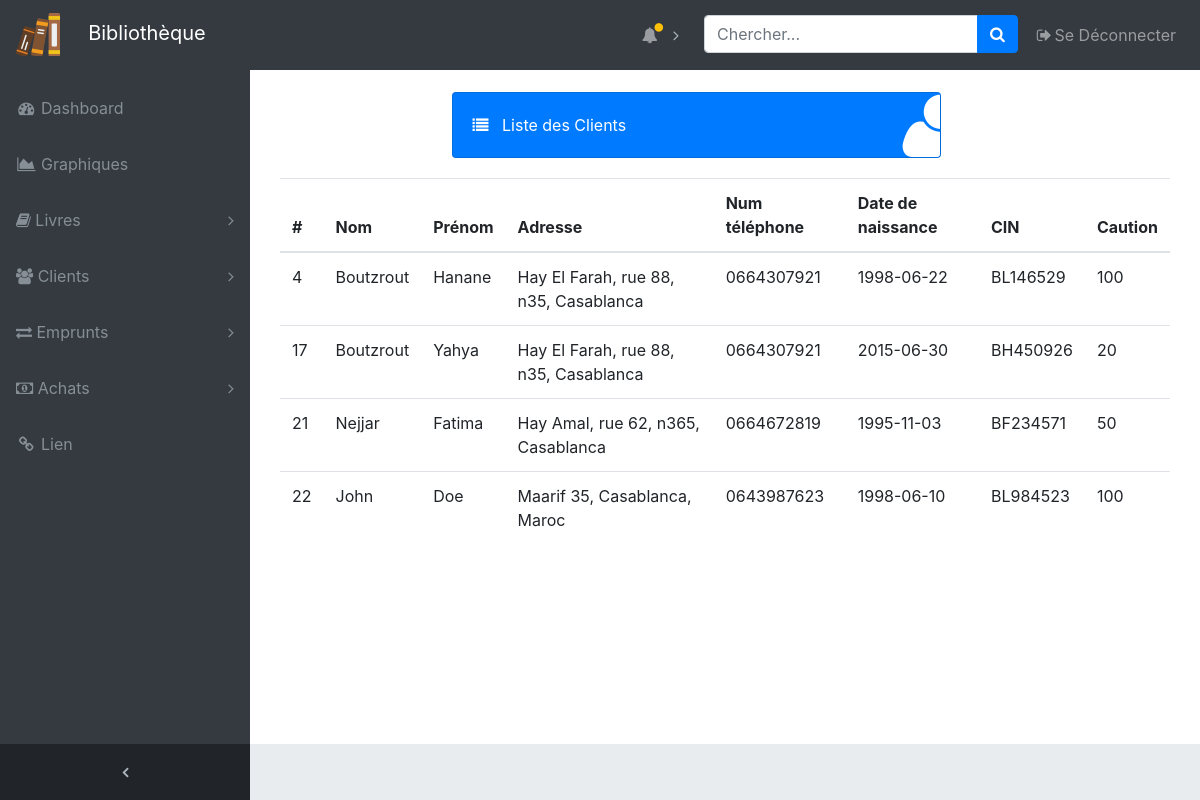
The app's page /admin/liste_clients.php (signed in), older data.
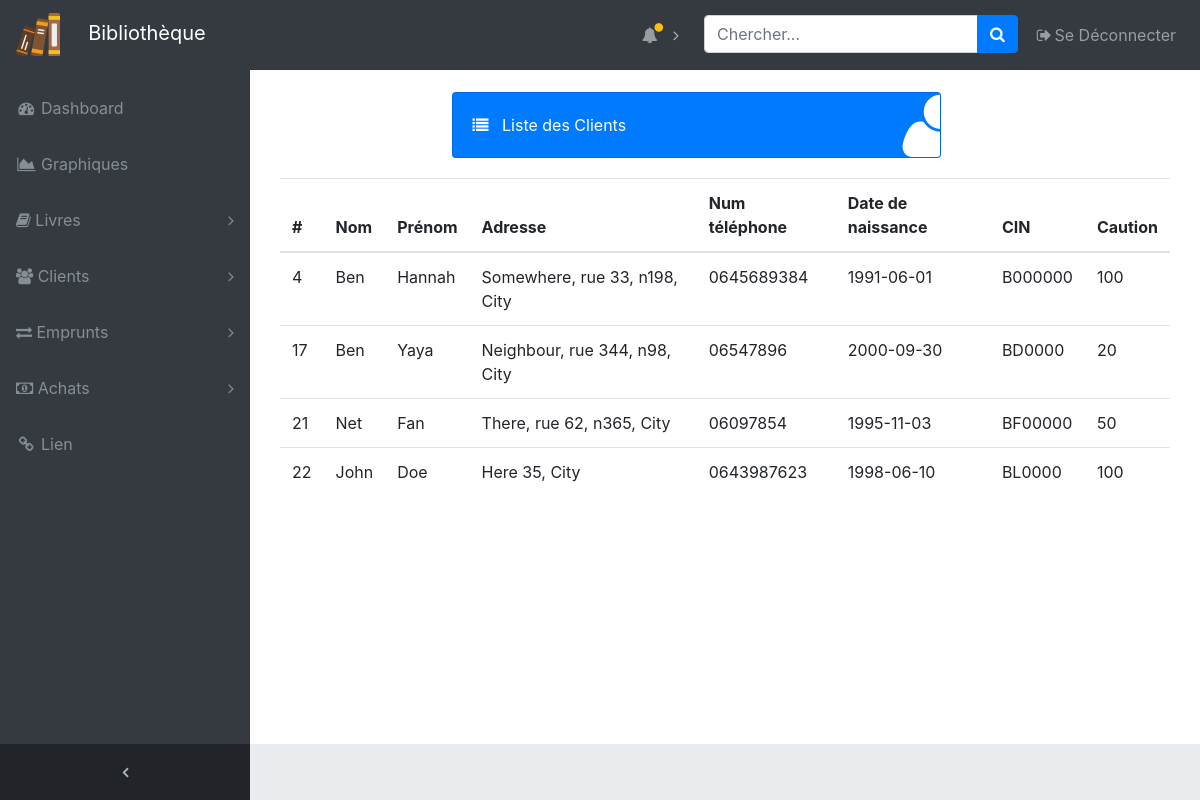
The same page, newer data.
### tables this page shows
CREATE TABLE IF NOT EXISTS `client` (
  `client_id` int(10) NOT NULL AUTO_INCREMENT,
  `username` varchar(30) NOT NULL,
  `password` varchar(30) NOT NULL,
  `nom` varchar(30) DEFAULT NULL,
  `prenom` varchar(30) DEFAULT NULL,
  `adresse` varchar(100) DEFAULT NULL,
  `tel` varchar(30) DEFAULT NULL,
  `cin` varchar(8) DEFAULT NULL,
  `date_naissance` varchar(30) DEFAULT NULL,
  `caution` int(10) DEFAULT NULL,
  `nb_emprunts` int(10) DEFAULT NULL,
  `emprunts` int(10) DEFAULT NULL,
  `permission` int(1) DEFAULT NULL,
  PRIMARY KEY (`client_id`),
  UNIQUE KEY `username` (`username`)
);

### admin/liste_clients.php (the view, shortened to what this page needs)
<?php
require_once "admin.php";
require_once '../modules/connection.php';
$clients = "SELECT * FROM client WHERE username NOT LIKE 'admin';";
$clients = $connect->query($clients);
?>
<!DOCTYPE html>
<html>
<head>
  <link rel="stylesheet" type="text/css" href="style.css">
  <link rel="stylesheet" href="https://maxcdn.bootstrapcdn.com/bootstrap/4.5.2/css/bootstrap.min.css">
  <link rel="stylesheet" href="https://cdnjs.cloudflare.com/ajax/libs/font-awesome/4.7.0/css/font-awesome.min.css">
</head>
<body class="fixed-nav sticky-footer bg-dark" id="page-top">
<div class="content-wrapper">
    <div class="container-fluid">
<div class="container nv-cli">
  <div class="col-xl-7 col-sm-6 mb-3">
          <div class="card text-white bg-primary o-hidden h-100">
            <div class="card-body">
              <div class="card-body-icon">
                <i class="fa fa-user"></i>
              </div>
              <div class="mr-5">
              <span class="fa fa-list"></span> &nbsp;
          Liste des Clients</div>
            </div>
        </div>
    </div>
    <div class="table-responsive">
  <table class="table">
    <thead>
      <tr>
        <th>#</th>
        <th>Nom</th>
        <th>Prénom</th>
        <th>Adresse</th>
        <th>Num téléphone</th>
        <th>Date de naissance</th>
        <th>CIN</th>
        <th>Caution</th>
      </tr>
    </thead>
    <tbody>
    	<?php
    	if($clients->rowCount()) {
            foreach($clients->fetchAll() as $client){
               ?>
      <tr>
        <td><?php echo $client['client_id'] ?></td>
        <td><?php echo $client['nom'] ?></td>
        <td><?php echo $client['prenom'] ?></td>
        <td><?php echo $client['adresse'] ?></td>
        <td><?php echo $client['tel'] ?></td>
        <td><?php echo $client['date_naissance'] ?></td>
        <td><?php echo $client['cin'] ?></td>
        <td><?php echo $client['caution'] ?></td>
      </tr>
      <?php
  }
}
  ?>
    </tbody>
  </table>
  </div>
</div>
</div>
</div>
</body>
</html>

### admin/admin.php (shortened to what this page needs)
<?php
if (isset($_SESSION['admin'])) {
?>
<!DOCTYPE html>
<html>
<head>
  <link rel="stylesheet" type="text/css" href="style.css">
  <link rel="stylesheet" href="https://maxcdn.bootstrapcdn.com/bootstrap/4.5.2/css/bootstrap.min.css">
  <link rel="stylesheet" href="https://cdnjs.cloudflare.com/ajax/libs/font-awesome/4.7.0/css/font-awesome.min.css">
</head>
<body class="fixed-nav sticky-footer bg-dark" id="page-top">
  <nav class="navbar navbar-expand-lg navbar-dark bg-dark fixed-top" id="mainNav">
    <a class="navbar-brand" href="#">
     &nbsp; &nbsp;
    Bibliothèque
    </a>
    <div class="collapse navbar-collapse" id="navbarResponsive">
      <ul class="navbar-nav navbar-sidenav" id="exampleAccordion">
        <li class="nav-item" data-toggle="tooltip" data-placement="right" title="Dashboard">
          <a class="nav-link" href="dashboard.php">
            <i class="fa fa-fw fa-dashboard"></i>
            <span class="nav-link-text">Dashboard</span>
          </a>
        </li>
        <li class="nav-item" data-toggle="tooltip" data-placement="right" title="Graphiques">
          <a class="nav-link" href="dashboard.php #bandes">
            <i class="fa fa-fw fa-area-chart"></i>
            <span class="nav-link-text">Graphiques</span>
          </a>
        </li>
        <li class="nav-item" data-toggle="tooltip" data-placement="right" title="Livres">
          <a class="nav-link nav-link-collapse collapsed" data-toggle="collapse" href="#collapseComponents" data-parent="#exampleAccordion">
            <i class="fa fa-book"></i>
            <span class="nav-link-text">Livres</span>
          </a>
        </li>
        <li class="nav-item" data-toggle="tooltip" data-placement="right" title="Clients">
          <a class="nav-link nav-link-collapse collapsed" data-toggle="collapse" href="#collapseExamplePages" data-parent="#exampleAccordion">
            <i class="fa fa-group"></i>
            <span class="nav-link-text">Clients</span>
          </a>
        </li>
        <li class="nav-item" data-toggle="tooltip" data-placement="right" title="Emprunts">
          <a class="nav-link nav-link-collapse collapsed" data-toggle="collapse" href="#collapseMulti" data-parent="#exampleAccordion">
            <i class="fa fa-exchange"></i>
            <span class="nav-link-text">Emprunts</span>
          </a>
        </li>
        <li class="nav-item" data-toggle="tooltip" data-placement="right" title="Achats">
          <a class="nav-link nav-link-collapse collapsed" data-toggle="collapse" href="#collapseAchats" data-parent="#exampleAccordion">
            <i class="fa fa-money"></i>
            <span class="nav-link-text">Achats</span>
          </a>
        </li>
        <li class="nav-item" data-toggle="tooltip" data-placement="right" title="Lien">
          <a class="nav-link" href="../">
            <i class="fa fa-fw fa-link"></i>
            <span class="nav-link-text">Lien</span>
          </a>
        </li>
      </ul>
      <ul class="navbar-nav sidenav-toggler">
        <li class="nav-item">
          <a class="nav-link text-center" id="sidenavToggler">
            <i class="fa fa-fw fa-angle-left"></i>
          </a>
        </li>
      </ul>
      <ul class="navbar-nav ml-auto">
        <li class="nav-item dropdown">
          <a class="nav-link dropdown-toggle mr-lg-2" id="alertsDropdown" href="#" data-toggle="dropdown" aria-haspopup="true" aria-expanded="false">
            <i class="fa fa-fw fa-bell"></i>
            <span class="indicator text-warning d-none d-lg-block">
              <i class="fa fa-fw fa-circle"></i>
            </span>
          </a>
        </li>
        <li class="nav-item">
          <form class="form-inline my-2 my-lg-0 mr-lg-2">
            <div class="input-group">
              <input class="form-control" type="text" placeholder="Chercher...">
              <span class="input-group-append">
                <button class="btn btn-primary" type="button">
                  <i class="fa fa-search"></i>
                </button>
              </span>
            </div>
          </form>
        </li>
        <li class="nav-item">
          <a class="nav-link" data-toggle="modal" data-target="#exampleModal">
            <i class="fa fa-fw fa-sign-out"></i>Se Déconnecter</a>
        </li>
      </ul>
    </div>
  </nav>
    <footer class="sticky-footer">
    </footer>
</body>
</html>
<?php
}
else
{
  header("location:logout.php");
}
?>

### admin/style.css (style rules this page uses)
html { position: relative; min-height: 100%; }
body { overflow-x: hidden; }
body.sticky-footer { margin-bottom: 56px; }
body.sticky-footer .content-wrapper { min-height: calc(100vh - 56px - 56px); }
body.fixed-nav { padding-top: 56px; }
.content-wrapper { min-height: calc(100vh - 56px); padding-top: 1rem; }
.o-hidden { overflow: hidden !important; }
#mainNav .navbar-collapse { overflow: auto; max-height: 75vh; }
#mainNav .navbar-collapse .navbar-nav .nav-item .nav-link { cursor: pointer; }
#mainNav .navbar-collapse .navbar-sidenav .nav-link-collapse:after { float: right; content: '\f107'; font-family: 'FontAwesome'; }
#mainNav .navbar-collapse .navbar-sidenav .nav-link-collapse.collapsed:after { content: '\f105'; }
#mainNav .navbar-collapse .sidenav-toggler { display: none; }
#mainNav .navbar-collapse .navbar-nav > .nav-item.dropdown > .nav-link { position: relative; min-width: 45px; }
#mainNav .navbar-collapse .navbar-nav > .nav-item.dropdown > .nav-link:after { float: right; width: auto; content: '\f105'; border: none; font-family: 'FontAwesome'; }
#mainNav .navbar-collapse .navbar-nav > .nav-item.dropdown > .nav-link .indicator { position: absolute; top: 5px; left: 21px; font-size: 10px; }
@media (min-width: 992px) { #mainNav .navbar-brand { width: 250px; } }
@media (min-width: 992px) { #mainNav .navbar-collapse { overflow: visible; max-height: none; } }
@media (min-width: 992px) { #mainNav .navbar-collapse .navbar-sidenav { position: absolute; top: 0; left: 0; -webkit-flex-direction: column; -ms-flex-direction: column; flex-direction: column; margin-top: 56px; } }
@media (min-width: 992px) { #mainNav .navbar-collapse .navbar-sidenav > .nav-item { width: 250px; padding: 0; } }
@media (min-width: 992px) { #mainNav .navbar-collapse .navbar-sidenav > .nav-item > .nav-link { padding: 1em; } }
@media (min-width: 992px) { #mainNav .navbar-collapse .navbar-nav > .nav-item.dropdown > .nav-link { min-width: 0; } }
@media (min-width: 992px) { #mainNav .navbar-collapse .navbar-nav > .nav-item.dropdown > .nav-link:after { width: 24px; text-align: center; } }
#mainNav.fixed-top .sidenav-toggler { display: none; }
@media (min-width: 992px) { #mainNav.fixed-top .navbar-sidenav { height: calc(100vh - 112px); } }
@media (min-width: 992px) { #mainNav.fixed-top .sidenav-toggler { position: absolute; top: 0; left: 0; display: flex; -webkit-flex-direction: column; -ms-flex-direction: column; flex-direction: column; margin-top: calc(100vh - 56px); } }
@media (min-width: 992px) { #mainNav.fixed-top .sidenav-toggler > .nav-item { width: 250px; padding: 0; } }
@media (min-width: 992px) { #mainNav.fixed-top .sidenav-toggler > .nav-item > .nav-link { padding: 1em; } }
#mainNav.fixed-top.navbar-dark .sidenav-toggler { background-color: #212529; }
#mainNav.fixed-top.navbar-dark .sidenav-toggler a i { color: #adb5bd; }
.content-wrapper { overflow-x: hidden; background: white; }
@media (min-width: 992px) { .content-wrapper { margin-left: 250px; } }
#sidenavToggler i { font-weight: 800; }
#mainNav.navbar-dark .navbar-collapse .navbar-sidenav .nav-link-collapse:after { color: #868e96; }
#mainNav.navbar-dark .navbar-collapse .navbar-sidenav > .nav-item > .nav-link { color: #868e96; }
#mainNav.navbar-dark .navbar-collapse .navbar-nav > .nav-item.dropdown > .nav-link:after { color: #adb5bd; }
@media (min-width: 992px) { #mainNav.navbar-dark .navbar-collapse .navbar-sidenav { background: #343a40; } }
.card-body-icon { position: absolute; z-index: 0; top: -25px; right: -25px; font-size: 5rem; -webkit-transform: rotate(15deg); -ms-transform: rotate(15deg); transform: rotate(15deg); }
footer.sticky-footer { position: absolute; right: 0; bottom: 0; width: 100%; height: 56px; background-color: #e9ecef; line-height: 55px; }
@media (min-width: 992px) { footer.sticky-footer { width: calc(100% - 250px); } }
.nv-cli .card { left: 32%; margin-bottom: 20px !important; margin-top: 20px !important; }

Row changes from the older to the newer data that the page shows:
changed client id 4: nom "Boutzrout" → "Ben"; prenom "Hanane" → "Hannah"; adresse "Hay El Farah, rue 88, n35, Casablanca" → "Somewhere, rue 33, n198, City"; tel "0664307921" → "0645689384"; date_naissance "1998-06-22" → "1991-06-01"; cin "BL146529" → "B000000"
changed client id 17: nom "Boutzrout" → "Ben"; prenom "Yahya" → "Yaya"; adresse "Hay El Farah, rue 88, n35, Casablanca" → "Neighbour, rue 344, n98, City"; tel "0664307921" → "06547896"; date_naissance "2015-06-30" → "2000-09-30"; cin "BH450926" → "BD0000"
changed client id 21: nom "Nejjar" → "Net"; prenom "Fatima" → "Fan"; adresse "Hay Amal, rue 62, n365, Casablanca" → "There, rue 62, n365, City"; tel "0664672819" → "06097854"; cin "BF234571" → "BF00000"
changed client "John": adresse "Maarif 35, Casablanca, Maroc" → "Here 35, City"; cin "BL984523" → "BL0000"
